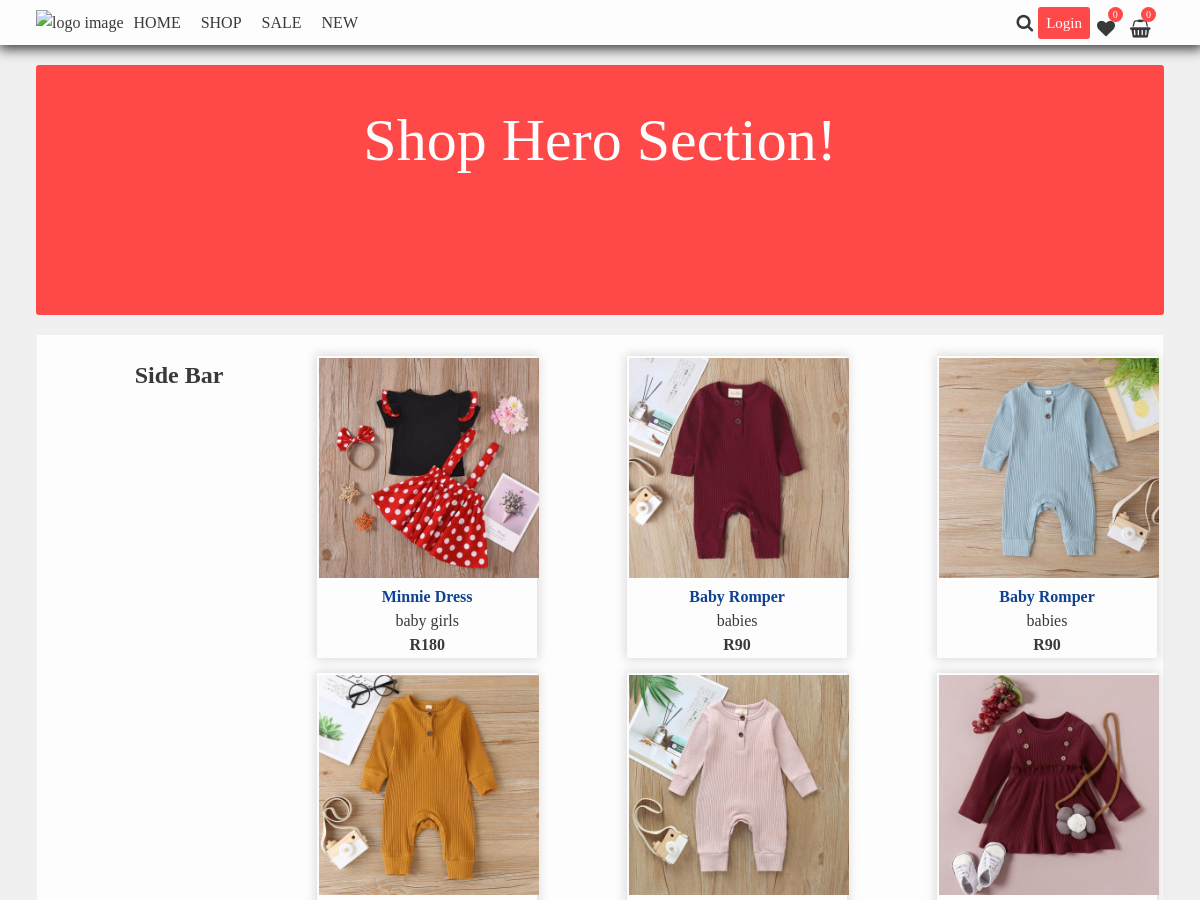
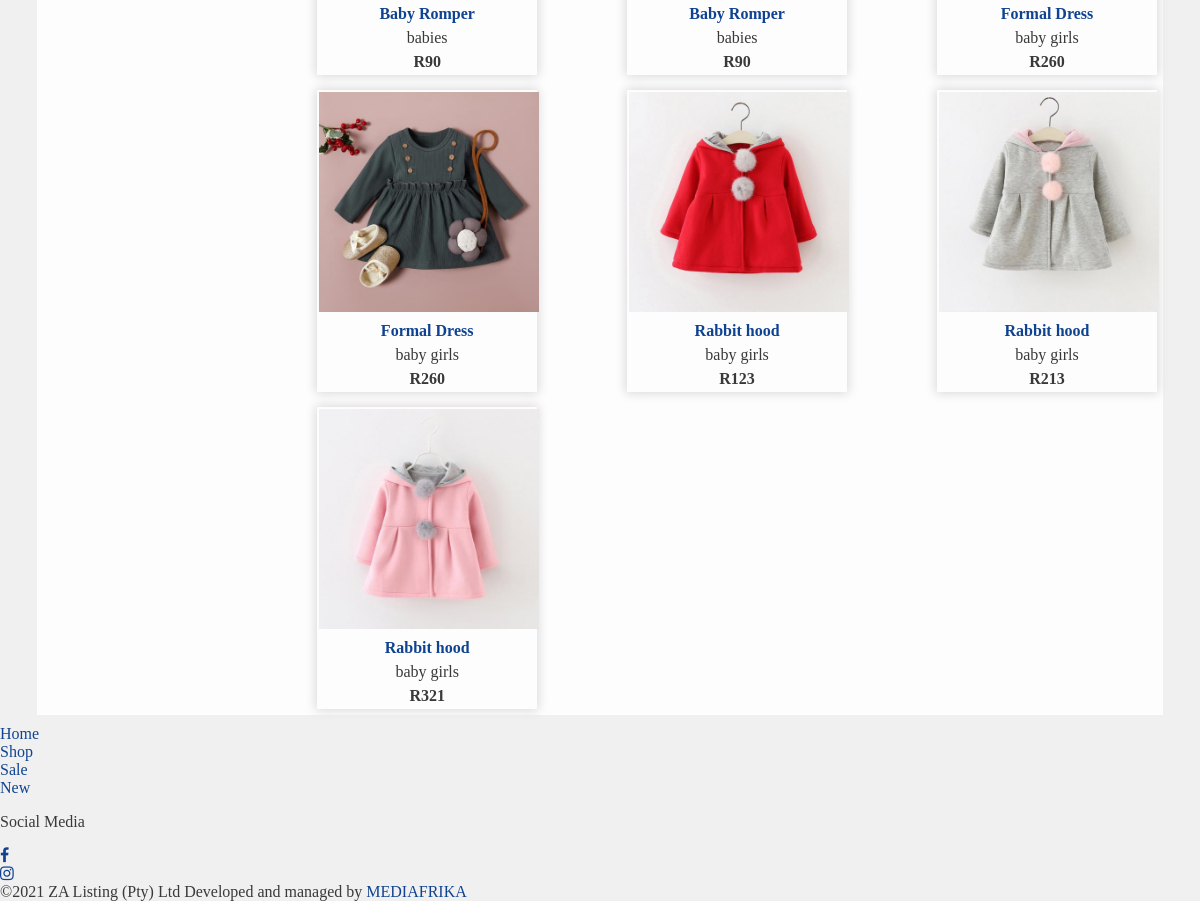
Screenshot of /cart/index.php with the database file from the repository (2 pictures, top to bottom).
### tables this page shows
CREATE TABLE `product_entry` (
  `product_entryId` int(11) NOT NULL,
  `productId` int(11) NOT NULL,
  `sizeId` int(11) NOT NULL,
  `colourId` int(11) NOT NULL,
  `categoryId` int(11) NOT NULL,
  `price` int(11) NOT NULL,
  `sku` varchar(36) NOT NULL,
  `amount` int(11) NOT NULL
);

CREATE TABLE `images` (
  `imageId` int(11) NOT NULL,
  `imageName` varchar(85) NOT NULL,
  `imagePath` varchar(225) NOT NULL DEFAULT 'no-image.png',
  `imagePath_tn` varchar(225) NOT NULL DEFAULT 'no-image-tn.png',
  `imagePrimary` int(1) NOT NULL,
  `product_entryId` int(11) NOT NULL
);

CREATE TABLE `products` (
  `productId` int(100) NOT NULL,
  `productName` varchar(20) NOT NULL,
  `productShortDescr` varchar(60) NOT NULL,
  `productDescription` varchar(256) NOT NULL,
  `productCreationDate` timestamp NOT NULL DEFAULT current_timestamp() ON UPDATE current_timestamp()
);

CREATE TABLE `categories` (
  `categoryId` int(100) NOT NULL,
  `categoryName` varchar(22) NOT NULL
);

### model/shop-model.php (called while the page is built, shortened)
<?php
function getShopProducts(){
    $db = zalistingConnect();
    $sql = 'SELECT* FROM product_entry
                    JOIN images ON product_entry.product_entryId = images.product_entryId
                    JOIN products ON product_entry.productId = products.productId
                    JOIN categories ON product_entry.categoryId = categories.categoryId
                    JOIN colour ON product_entry.colourId = colour.colourId
                    JOIN size ON product_entry.sizeId = size.sizeId
                    WHERE images.imagePrimary = 1';
    $stmt = $db->prepare($sql);
    $stmt->execute();
    $productData = $stmt->fetchAll(PDO::FETCH_ASSOC);
    return $productData;
}

### library/functions.php (the view, shortened to what this page needs)
<?php
function buildproductDisplay($product){
    if(isset($product['imagePath'])){
        $path = $product['imagePath'];
    }else{
        $path = '/zalisting/images/no-image';
    }
    $dv  = "<div  class='product'><a href='/zalisting/shop?action=product&productId=$product[productId]' ><img src='$path' alt='".$product['productName']."' /></a>";
    $dv .= "<a href='/zalisting/shop?action=product&productId=$product[productId]' class='productName-link'><h4 class='productName'>$product[productName]</h4></a>";
    $dv .= "<p  class='productCategory'>$product[categoryName]</p>";
    $dv .= "<h4 class='productPrice' >R$product[price]</h4></div>";
    return $dv;
}
function buildproductsDisplay($products){
    $dv ="";
    if(isset($products)){
        foreach($products as $product){
            $dv .= buildproductDisplay($product);
        }
    }
return $dv;
}

### cart/index.php (shortened to what this page needs)
<?php
require_once '../library/functions.php';
require_once '../model/shop-model.php';
$products = getShopProducts();
$action = filter_input(INPUT_POST, 'action',FILTER_SANITIZE_STRING);
if ($action == NULL){
    $action = filter_input(INPUT_GET, 'action',FILTER_SANITIZE_STRING);
}
switch ($action){
    default:
        $productsDisplay = buildproductsDisplay($products);
        include '../view/shop.php';
    }

### view/shop.php (shortened to what this page needs)
<?php
    $pageName ="Shop";
?><!DOCTYPE html>
<html lang="en-us">
    <?php require $_SERVER['DOCUMENT_ROOT'] . '/zalisting/snippets/head.php'; ?>
 <body>
    <main class="content">
        <?php
            require $_SERVER['DOCUMENT_ROOT'] . '/zalisting/snippets/navigation.php';
            require $_SERVER['DOCUMENT_ROOT'] . '/zalisting/snippets/shop-hero.php';
        ?>
        <div class="shop">
            <div class="side-bar">
                <h2>Side Bar</h2>
            </div>
            <div class='shop-products'>
                <?php
                    if(isset($productsDisplay)){
                        echo $productsDisplay;
                    }
                ?>
            </div>
        </div>
        <?php require $_SERVER['DOCUMENT_ROOT'].'/zalisting/snippets/footer.php'; ?>
    </main>
 </body>
</html>

### snippets/head.php (shortened to what this page needs)
<head>
<link href="/zalisting/css/styles.css" rel="stylesheet">
<link rel="stylesheet" href="https://cdnjs.cloudflare.com/ajax/libs/font-awesome/4.7.0/css/font-awesome.min.css">
</head>

### snippets/navigation.php (shortened to what this page needs)
<nav class="nav desktop-nav">
    <div class="nav-right-block">
        <img src=" /zalisting/images/logo.jpg" alt="logo image">
        <ul class="nav-desktop-items">
            <li class="nav-list-item"><a href=" /zalisting/" class="nav-list-link <?php if($pageName=="Home"){echo 'active';} ?>">HOME</a></li>
            <li class="nav-list-item"><a href=" /zalisting/shop" class="nav-list-link <?php if($pageName=="Shop"){echo 'active';} ?>">SHOP</a></li>
            <li class="nav-list-item"><a href=" /zalisting/new" class="nav-list-link <?php if($pageName=="Sale"){echo 'active';} ?>">SALE</a></li>
            <li class="nav-list-item"><a href=" /zalisting/sale" class="nav-list-link <?php if($pageName=="New"){echo 'active';} ?>">NEW</a></li>
        </ul>
    </div>
    <div class="fa-item-container">
        <i class='nav-hamburger-account fa fa-search'></i>
        <div class="fa-items-container">
            <?php
                if(isset($_SESSION['userData']['userFirstName'])){
                    echo "<a class='nav-hamburger-account user' href='/zalisting/myaccount?action=account' title='Your Account'><i class='nav-hamburger-account fa fa-user'></i></a>";
                    echo "<a class='nav-hamburger-account shopping-wishlist' href='/zalisting/wishlist?action=wishlist' title='Wishlist'><div class='wishlist-count' id='wishlist-count'>0</div><i class='nav-hamburger-account fa fa-heart'></i></a>";
                    echo "<a class='nav-hamburger-account shopping-cart' href='/zalisting/cart?action=cart'><div class='cart-count' id='cart-count'>0</div><i class='nav-hamburger-account fa fa-shopping-basket'></i></a>";
                } else{
                    echo "<a class='account account-button' href='/zalisting/accounts/index.php?action=login'>Login</a>";
                    echo "<a class='nav-hamburger-account shopping-wishlist' href='/zalisting/wishlist?action=wishlist' title='Wishlist'><div class='wishlist-count' id='wishlist-count'>0</div><i class='nav-hamburger-account fa fa-heart'></i></a>";
                    echo "<a class='nav-hamburger-account shopping-cart' href='/zalisting/cart?action=cart'><div class='cart-count'  id='cart-count'>0</div><i class='nav-hamburger-account fa fa-shopping-basket'></i></a>";
                }
            ?>
        </div>
    </div>
</nav>

### snippets/shop-hero.php
<div class="header-bottom shop-hero">
    Shop Hero Section!
</div>

### snippets/footer.php (shortened to what this page needs)
<footer class="footer">
    <div class="footer-top-block">
        <ul class="footer-list footer-nav">
            <li class="footer-list-item"><a href="/" class="footer-list-link">Home</a></li>
            <li class="footer-list-item"><a href="/about/" class="footer-list-link">Shop</a></li>
            <li class="footer-list-item"><a href="/services" class="footer-list-link">Sale</a></li>
            <li class="footer-list-item"><a href="/contact/" class="footer-list-link">New</a></li>
        </ul>
        <p class="footer-span-center"> Social Media</p>
        <ul class="footer-list social">
            <li class="footer-list-social"><a href="https://www.facebook.com/NosiheNCAS" class="footer-list-socialIcon fa fa-facebook" title="Our Facebook account" target="blank"></a></li>
            <li class="footer-list-social"><a href="https://www.instagram.com/nosihe_accountants/" class="footer-list-socialIcon fa fa-instagram" title="Our Instagram account" target="blank"></a></li>
        </ul>
    </div>
    <div class="footer-bottom-block">
        <span class="footer-span">&copy;2021 ZA Listing (Pty) Ltd </span>
        <span class="footer-span mySignature">Developed and managed by <a target="blank" href="https://mediafrika.co.za" title="View Developer">MEDIAFRIKA</a></span>
    </div>
</footer>

### rows the page displays
product_entry: images.imagePath (picture), productId.productName "Minnie Dress", categoryId.categoryName "baby girls", price "180"
product_entry: images.imagePath (picture), productId.productName "Baby Romper", categoryId.categoryName "babies", price "90"
product_entry: images.imagePath (picture), productId.productName "Baby Romper", categoryId.categoryName "babies", price "90"
product_entry: images.imagePath (picture), productId.productName "Baby Romper", categoryId.categoryName "babies", price "90"
product_entry: images.imagePath (picture), productId.productName "Baby Romper", categoryId.categoryName "babies", price "90"
product_entry: images.imagePath (picture), productId.productName "Formal Dress", categoryId.categoryName "baby girls", price "260"
product_entry: images.imagePath (picture), productId.productName "Formal Dress", categoryId.categoryName "baby girls", price "260"
product_entry: images.imagePath (picture), productId.productName "Rabbit hood", categoryId.categoryName "baby girls", price "123"
product_entry: images.imagePath (picture), productId.productName "Rabbit hood", categoryId.categoryName "baby girls", price "213"
product_entry: images.imagePath (picture), productId.productName "Rabbit hood", categoryId.categoryName "baby girls", price "321"
